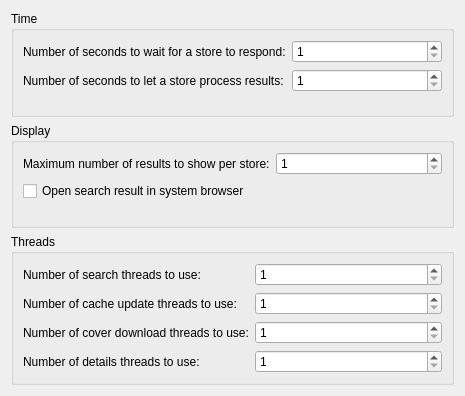
<?xml version="1.0" encoding="UTF-8"?>
<ui version="4.0">
 <class>Form</class>
 <widget class="QWidget" name="Form">
  <property name="geometry">
   <rect>
    <x>0</x>
    <y>0</y>
    <width>465</width>
    <height>396</height>
   </rect>
  </property>
  <property name="windowTitle">
   <string>Form</string>
  </property>
  <layout class="QVBoxLayout" name="verticalLayout">
   <item>
    <widget class="QGroupBox" name="groupBox">
     <property name="title">
      <string>Time</string>
     </property>
     <layout class="QFormLayout" name="formLayout">
      <item row="0" column="0">
       <widget class="QLabel" name="label">
        <property name="text">
         <string>Number of seconds to wait for a store to respond:</string>
        </property>
       </widget>
      </item>
      <item row="0" column="1">
       <widget class="QSpinBox" name="opt_timeout">
        <property name="minimum">
         <number>1</number>
        </property>
       </widget>
      </item>
      <item row="1" column="0">
       <widget class="QLabel" name="label_2">
        <property name="text">
         <string>Number of seconds to let a store process results:</string>
        </property>
       </widget>
      </item>
      <item row="1" column="1">
       <widget class="QSpinBox" name="opt_hang_time">
        <property name="minimum">
         <number>1</number>
        </property>
        <property name="maximum">
         <number>99</number>
        </property>
        <property name="singleStep">
         <number>1</number>
        </property>
        <property name="value">
         <number>1</number>
        </property>
       </widget>
      </item>
     </layout>
    </widget>
   </item>
   <item>
    <widget class="QGroupBox" name="groupBox_2">
     <property name="title">
      <string>Display</string>
     </property>
     <layout class="QFormLayout" name="formLayout_2">
      <item row="0" column="0">
       <widget class="QLabel" name="label_3">
        <property name="text">
         <string>Maximum number of results to show per store:</string>
        </property>
       </widget>
      </item>
      <item row="0" column="1">
       <widget class="QSpinBox" name="opt_max_results">
        <property name="minimum">
         <number>1</number>
        </property>
       </widget>
      </item>
      <item row="1" column="0">
       <widget class="QCheckBox" name="opt_open_external">
        <property name="text">
         <string>Open search result in system browser</string>
        </property>
       </widget>
      </item>
     </layout>
    </widget>
   </item>
   <item>
    <widget class="QGroupBox" name="groupBox_3">
     <property name="title">
      <string>Threads</string>
     </property>
     <layout class="QFormLayout" name="formLayout_3">
      <item row="0" column="0">
       <widget class="QLabel" name="label_4">
        <property name="text">
         <string>Number of search threads to use:</string>
        </property>
       </widget>
      </item>
      <item row="0" column="1">
       <widget class="QSpinBox" name="opt_search_thread_count">
        <property name="minimum">
         <number>1</number>
        </property>
       </widget>
      </item>
      <item row="1" column="0">
       <widget class="QLabel" name="label_5">
        <property name="text">
         <string>Number of cache update threads to use:</string>
        </property>
       </widget>
      </item>
      <item row="1" column="1">
       <widget class="QSpinBox" name="opt_cache_thread_count">
        <property name="minimum">
         <number>1</number>
        </property>
       </widget>
      </item>
      <item row="2" column="0">
       <widget class="QLabel" name="label_6">
        <property name="text">
         <string>Number of cover download threads to use:</string>
        </property>
       </widget>
      </item>
      <item row="2" column="1">
       <widget class="QSpinBox" name="opt_cover_thread_count">
        <property name="minimum">
         <number>1</number>
        </property>
       </widget>
      </item>
      <item row="3" column="0">
       <widget class="QLabel" name="label_7">
        <property name="text">
         <string>Number of details threads to use:</string>
        </property>
       </widget>
      </item>
      <item row="3" column="1">
       <widget class="QSpinBox" name="opt_details_thread_count">
        <property name="minimum">
         <number>1</number>
        </property>
       </widget>
      </item>
     </layout>
    </widget>
   </item>
  </layout>
 </widget>
 <resources/>
 <connections/>
</ui>
